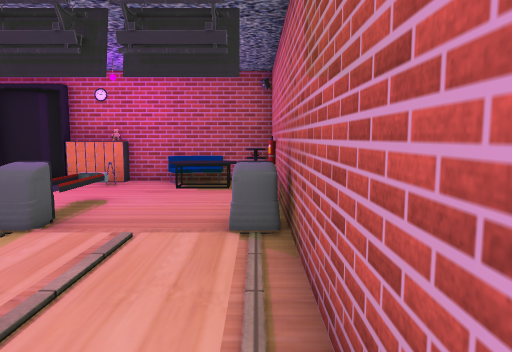
[1] (above)

12 first-person views from a walk through a Unity game level. The camera is 1.3 m above the floor, tilts 6° down and sees 70° across. The floor is counted in squares, 1 m on a side. Each view is taken from the middle of a square. On the plan, view 1 faces up. The plan holds only what a view shows up to about 15 squares ahead; the rest is blank. The player is left out. Some surface patterns are stand-ins.

[2]
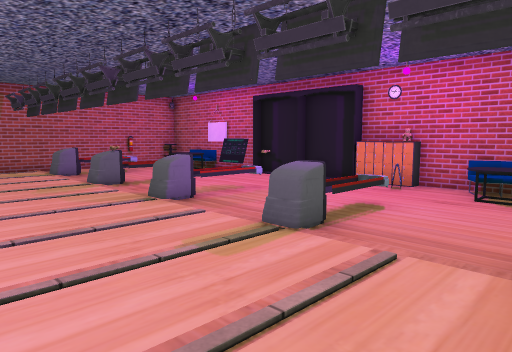

[3]
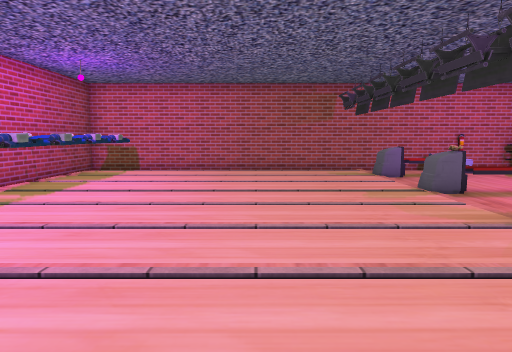

[4]
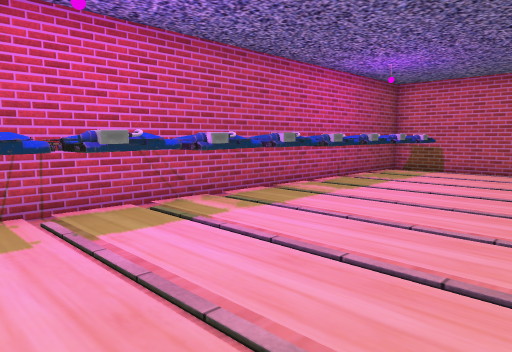

[5]
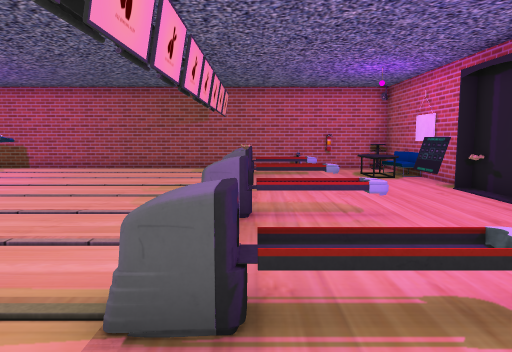

[6]
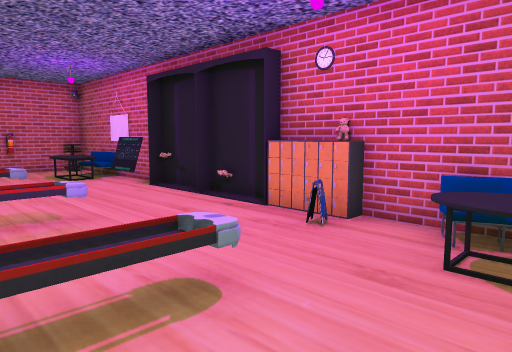

[7]
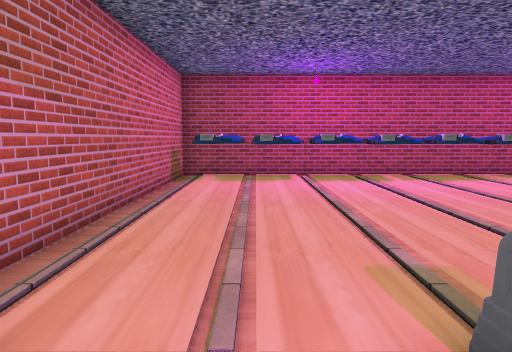

[8]
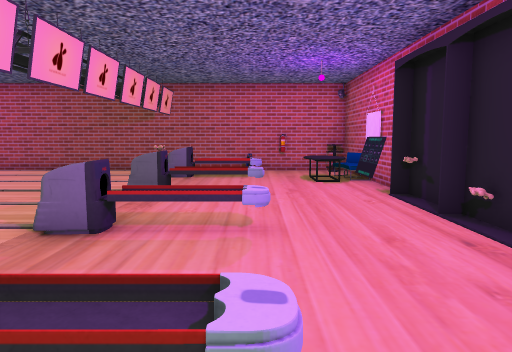

[9]
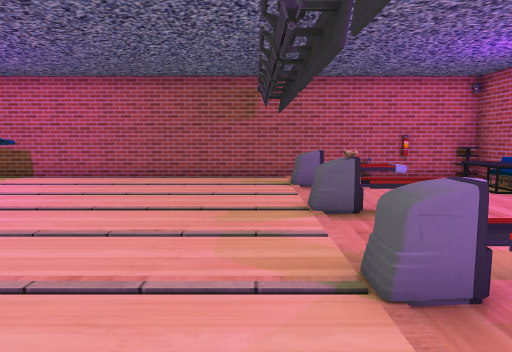

[10]
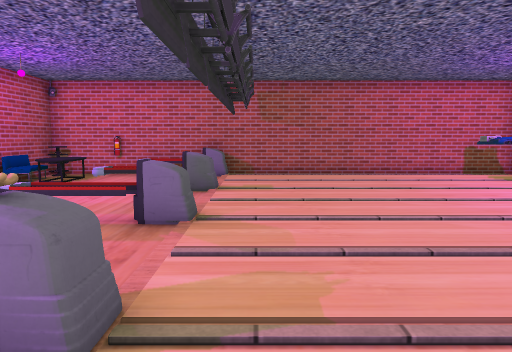

[11]
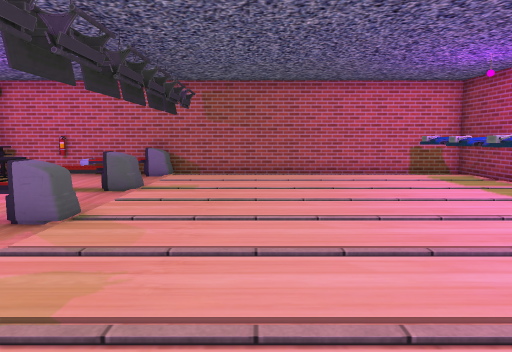

[12]
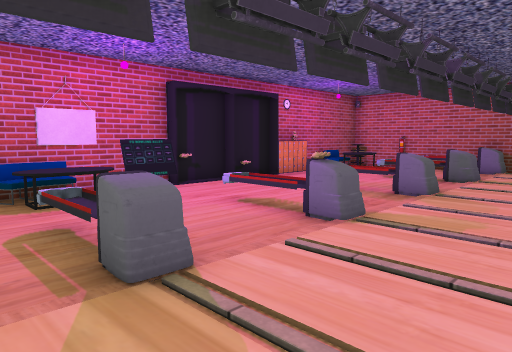

### Floor plan
Key: @ floor where view 1 was taken; # wall or solid block; x gap in a wall; . floor; = window, fence, low wall or low ledge; ^ raised ledge; O other object.
Columns run from 17 left of view 1 to 1 right of it. Each row starts with its distance up from view 1.
 12 ###################
 11 #=OOO##O.O.OOOOOO=#
 10 #O.OO........=.OO #
  9 # ..............O #
  8 #=.=..=...=..==..=#
  7 #..=..=...=......=#
  6 #..^..x...=..=...^#
  5 #..^..=...=..=...^#
  4 #.................#
  3 #.................#
  2 #.................#
  1 #.................#
  0 #................@#
 -1 #.................#
 -2 #.................#
 -3 #.................#
 -4 #^^^^^^^^^^^^^^^^^#
 -5 ###################

Where each view was taken, in squares from view 1:
view 1: 0 up, 0 right, facing up
view 2: 1 up, 0 right, facing up-left
view 3: 1 up, 2 left, facing left
view 4: 1 up, 2 left, facing down-left
view 5: 6 up, 1 left, facing left
view 6: 6 up, 1 left, facing up-left
view 7: 7 up, 2 left, facing down
view 8: 8 up, 2 left, facing left
view 9: 4 up, 4 left, facing left
view 10: 4 up, 13 left, facing right
view 11: 2 up, 13 left, facing right
view 12: 2 up, 16 left, facing up-right
